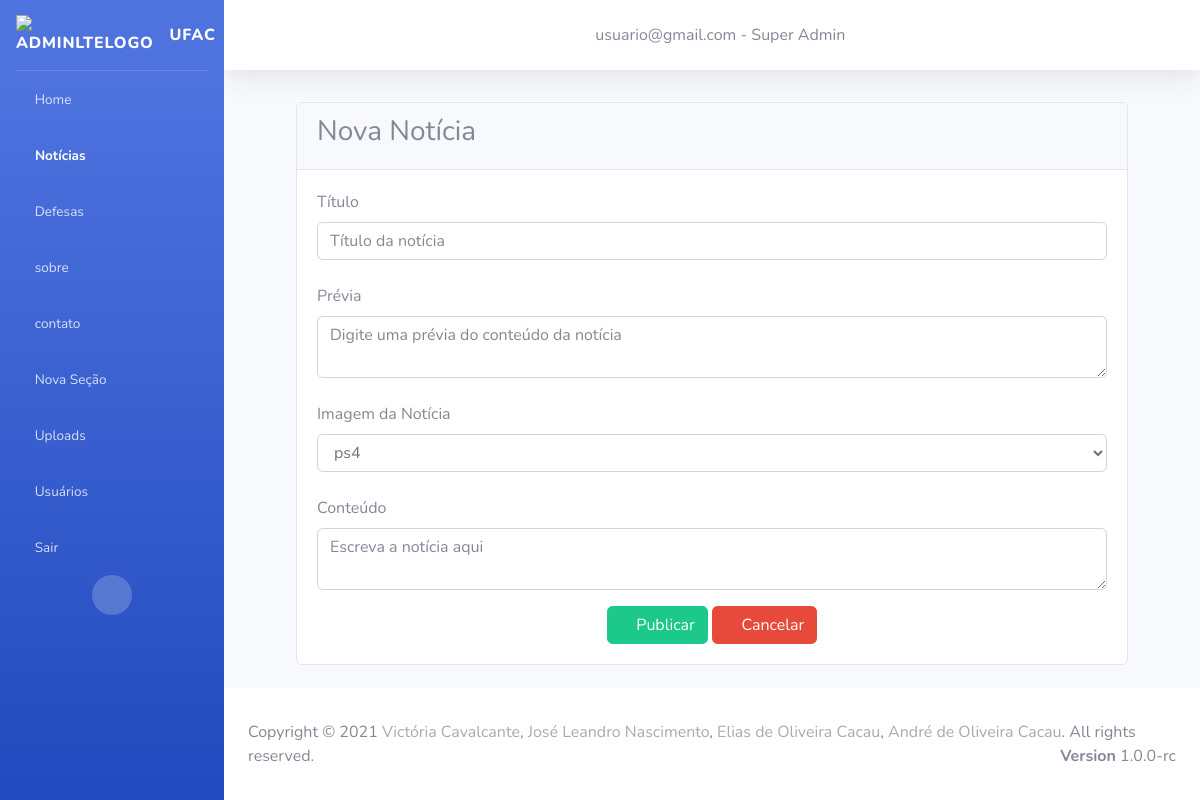
The page /add_noticia/ (signed in) on the database its author committed.
### secao/models.py (models this page shows)
class Secao(models.Model):
    titulo = models.CharField(
        max_length= 200,
        null = False,
        blank = False
    )
    icon = models.CharField(
        max_length= 100,
        null = False,
        blank = False
    )
    usuario = models.OneToOneField(
        Usuario,
        on_delete=models.SET_NULL,
        null = True
    )
    ordem = models.IntegerField()
    ativada = models.BooleanField(
        default=True,
    )
    data_criacao = models.DateTimeField(auto_now=True)
    usuarios = models.ManyToManyField(Usuario,related_name="+")

### usuario/models.py (models this page shows)
class Usuario(models.Model):
    usuario = models.CharField(
        max_length = 100,
        null = False,
        blank = False
    )
    senha = models.CharField(
        max_length = 10,
        null = False,
        blank = False
    )
    permissao = models.IntegerField(
        null = False,
        blank = False
    )
    ativado = models.BooleanField(
        null = False,
        blank = False,
        default = True
    )
    data_cadastro = models.DateField(
        auto_now = True
    )

### noticias/views.py (the view)
# urls.py: path("add_noticia/", add_noticia),
def add_noticia(request):
    secoes = Secao.objects.all().order_by('ordem')
    imagens = Arquivo.objects.filter(tipo_arquivo = 'imagem')
    subsecoes = Subsecao.objects.all().order_by('ordem')
    try:
        usuario_logado = Usuario.objects.get(
            id=request.session.get('id_usuario'))
    except:
        usuario_logado = None
    return render(request, "noticias/add_noticia.html", {"subsecoes":subsecoes,"secoes": secoes, 'usuario_logado': usuario_logado, 'imagens': imagens})

### noticias/templates/noticias/add_noticia.html (shortened to what this page needs)
{% extends "base.html" %} {% block menu-noticia %}
<li class="nav-item active">
    <a class="nav-link" href="/noticias/">
        <i class="fas fa-newspaper"></i>
        <span translate="no">Notícias</span>
    </a>
</li>
{% endblock %} {% block conteudo %}
<div class="content-wrapper" style="position:relative">
    <section class="container">
        <div class="card">
            <div class="card-header">
                <h3>Nova Notícia</h3>
            </div>
            <div class="card-body">
                <form action="/salvar_noticia/" class="form" method="POST" enctype="multipart/form-data">
                    <label>Título</label>
                    <input name="titulo" type="text" placeholder="Título da notícia" class="form-control" required>
                    <br>
                    <label>Prévia</label>
                    <textarea name="previa" placeholder="Digite uma prévia do conteúdo da notícia" class="form-control" required></textarea>
                    <br>
                    <label>Imagem da Notícia</label>
                    <select name="img_id" class="form-control">
                        {% if imagens|length > 0 %}
                            {% for imagem in imagens %}
                                <option value="{{ imagem.id }}">{{imagem.nome}}</option>
                            {% endfor %}
                        {% else %}
                            <option value="-1">Nenhuma imagem</option>
                        {% endif %}
                    </select>
                    <br>
                    <label>Conteúdo</label>
                    <textarea name="conteudo" class="form-control conteudo" placeholder="Escreva a notícia aqui"></textarea>
                    <div class="text-center">
                        <button type="submit" class="btn btn-success mt-3" id="idPublicar">
                            <i class="nav-icon fas fa-external-link-alt"></i>
                            Publicar
                        </button>
                        <a href="/noticias/" class="btn btn-danger mt-3">
                            <i class="fas fa-ban"></i> Cancelar
                        </a>
                    </div>
                </form>
            </div>
        </div>
    </section>
</div>
{% endblock %}

### home/templates/base.html (shortened to what this page needs)
{% load static %} {% load auxiliares %}
<!DOCTYPE html>
<html lang="pt-BR">
<head>
    <link href="{% static 'vendor/fontawesome-free/css/all.min.css' %}" rel="stylesheet" type="text/css">
    <link href="{% static 'css/sb-admin-2.min.css' %}" rel="stylesheet">
    <link rel="stylesheet" href="{% static 'css/style-admin.css' %}">
    <link rel="stylesheet" href="{% static 'css/style-home.css' %}">
    <link rel="stylesheet" href="{% static 'css/style-contrele-permicoes.css' %}">
</head>
<body id="page-top">
    <div id="wrapper">
        <ul class="navbar-nav bg-gradient-primary sidebar sidebar-dark accordion" id="accordionSidebar">
            <a class="sidebar-brand d-flex align-items-center justify-content-flex-start" href="/">
                <div class="sidebar-brand-icon">
                    <img class="animation__shake" src="{% static '/img/ufac-logo.png' %}" alt="AdminLTELogo" height="auto" width="45">
                </div>
                <div class="sidebar-brand-text mx-3">UFAC</div>
            </a>
            <hr class="sidebar-divider my-0"> {% block menu-home %}
            <li class="nav-item">
                <a href="/home/" class="nav-link">
                    <i class="fas fa-home"></i>
                    <span translate="no">Home</span>
                </a>
            </li>
            {% endblock %} {% block menu-noticia %}{% endblock %} {% block menu-defesa %}
            <li class="nav-item">
                <a href="/defesa/" class="nav-link">
                    <i class="fas fa-user-graduate"></i>
                    <span translate="no">Defesas</span>
                </a>
            </li>
            {% endblock %} {% for secao in secoes %}
            <li class="nav-item">
                <a class="nav-link collapsed" href="#" data-toggle="collapse" data-target="#collapse{{secao.id}}" aria-expanded="true" aria-controls="collapseTwo">
                    <i class="{{ secao.icon }}"></i>
                    <span>{{secao.titulo}}</span>
                </a>
            </li>
            {% endfor %} {% block menu-secao-add %}
            <li class="nav-item">
                <a href="/addSecao/" class="nav-link">
                    <i class="fas fa-plus-circle"></i>
                    <span translate="no">Nova Seção</span>
                </a>
            </li>
            {% endblock %} {% block menu-upload %}
            <li class="nav-item">
                <a href="/upload" class="nav-link">
                    <i class="fas fa-upload"></i>
                    <span translate="no">Uploads</span>
                </a>
            </li>
            {% endblock %} {% block menu-usuario %}
            <li class="nav-item">
                <a href="/usuario/" class="nav-link">
                    <i class="fas fa-user-cog"></i>
                    <span translate="no">Usuários</span>
                </a>
            </li>
            {% endblock %}
            <li class="nav-item">
                <a href="/logout/" class="nav-link">
                    <i class="fas fa-reply"></i>
                    <span translate="no">Sair</span>
                </a>
            </li>
            <div class="text-center d-none d-md-inline">
                <button class="rounded-circle border-0" id="sidebarToggle"></button>
            </div>
        </ul>
        <div id="content-wrapper" class="d-flex flex-column">
            <div id="content">
                <nav class="navbar navbar-expand navbar-light bg-white topbar mb-4 static-top shadow">
                    <div class="text-center w-100">
                        <i class="fas fa-user-circle"></i> {{usuario_logado.usuario }} - Super Admin
                    </div>
                </nav>
                <div class="container-fluid">
                    <div class="container">
                         {% block conteudo %} {% endblock %}
                    </div>
                </div>
            </div>
            <footer class="sticky-footer bg-white">
                <div class="container">
                    Copyright &copy; 2021 <a href="https://github.com/VictoriaCavalcante" target="_blank" style="color: #aaa">Victória Cavalcante</a>,
                    <a href="https://github.com/JoseLeandroNascimento" target="_blank" style="color: #aaa">José Leandro
                        Nascimento</a>,
                    <a href="https://github.com/EliasCacau" target="_blank" style="color: #aaa">Elias de Oliveira
                        Cacau</a>,
                    <a href="https://github.com/AndreCacau" target="_blank" style="color: #aaa">André de Oliveira
                        Cacau</a>. All rights reserved.
                    <div class="float-right d-none d-sm-inline-block">
                        <b>Version</b> 1.0.0-rc
                    </div>
                </div>
            </footer>
        </div>
    </div>
</body>
</html>

### rows shown on the page
Secao: titulo "sobre"
Secao: titulo "contato"
Usuario: usuario "usuario@gmail.com"

### other values the page prints
form field img_id "ps4"
